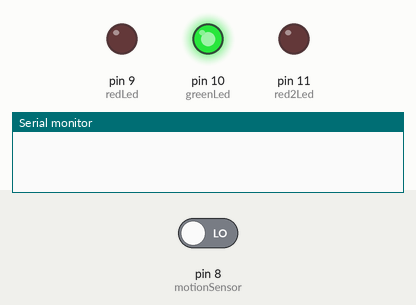
The sketch below on a simulated Arduino Uno, built with avr-gcc and run on an emulated ATmega328P. Shown: output pins drawn as LEDs (lit = HIGH), the last lines printed to the serial monitor. Dashed ring = blinking. Inputs (shaded band) come from the test bench; at power-on: pin 8 (motionSensor) LOW.

Above: at 1.2 s.
1.3 s: pin 8 (motionSensor) driven HIGH
At 1.7 s:
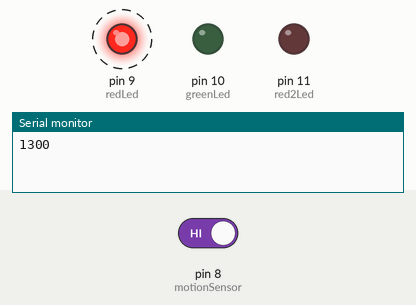
At 2.2 s:
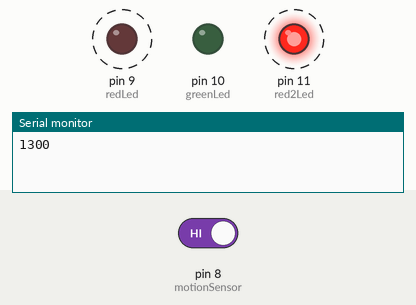
Timing chart, 0 to 22.8 s (numbered marks = the images above; inputs shaded):
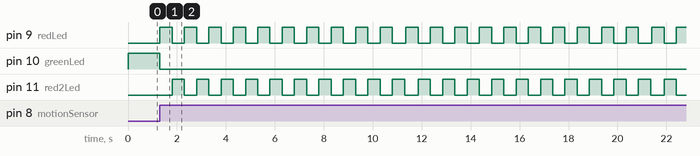

The sketch:

sketch.ino
```cpp
int redLed = 9;
int red2Led = 11;
int greenLed = 10;
int motionSensor = 8;

void setup() {
  pinMode(motionSensor, INPUT);
  pinMode(greenLed, OUTPUT);
  pinMode(redLed, OUTPUT);
  pinMode(red2Led, OUTPUT);
  Serial.begin(9600);
}

void loop() {
  int motionDetected = digitalRead(motionSensor);

  if (motionDetected == HIGH) {
    digitalWrite(greenLed, LOW);
    warning10Seconds();
  } else {
    digitalWrite(redLed, LOW);
    digitalWrite(greenLed, HIGH);
    digitalWrite(red2Led, LOW);
  }

  delay(50);
}

void warning10Seconds() {
  unsigned long startTime = millis();


  while (millis() - startTime < 10000) {
    Serial.println(millis());
    digitalWrite(redLed, HIGH);
    digitalWrite(red2Led, LOW);
    delay(500);
    digitalWrite(redLed, LOW);
    digitalWrite(red2Led, HIGH);
    delay(500);
  }

  digitalWrite(redLed, LOW);
  digitalWrite(red2Led, LOW);
}
```

Measured:
- after the input at 1.3 s, pin 9 (redLed): alternates HIGH for 0.50 s and LOW for 0.50 s, starting at once; pin 10 (greenLed): HIGH → LOW at once; pin 11 (red2Led): alternates HIGH for 0.50 s and LOW for 0.50 s, starting after 0.50 s
